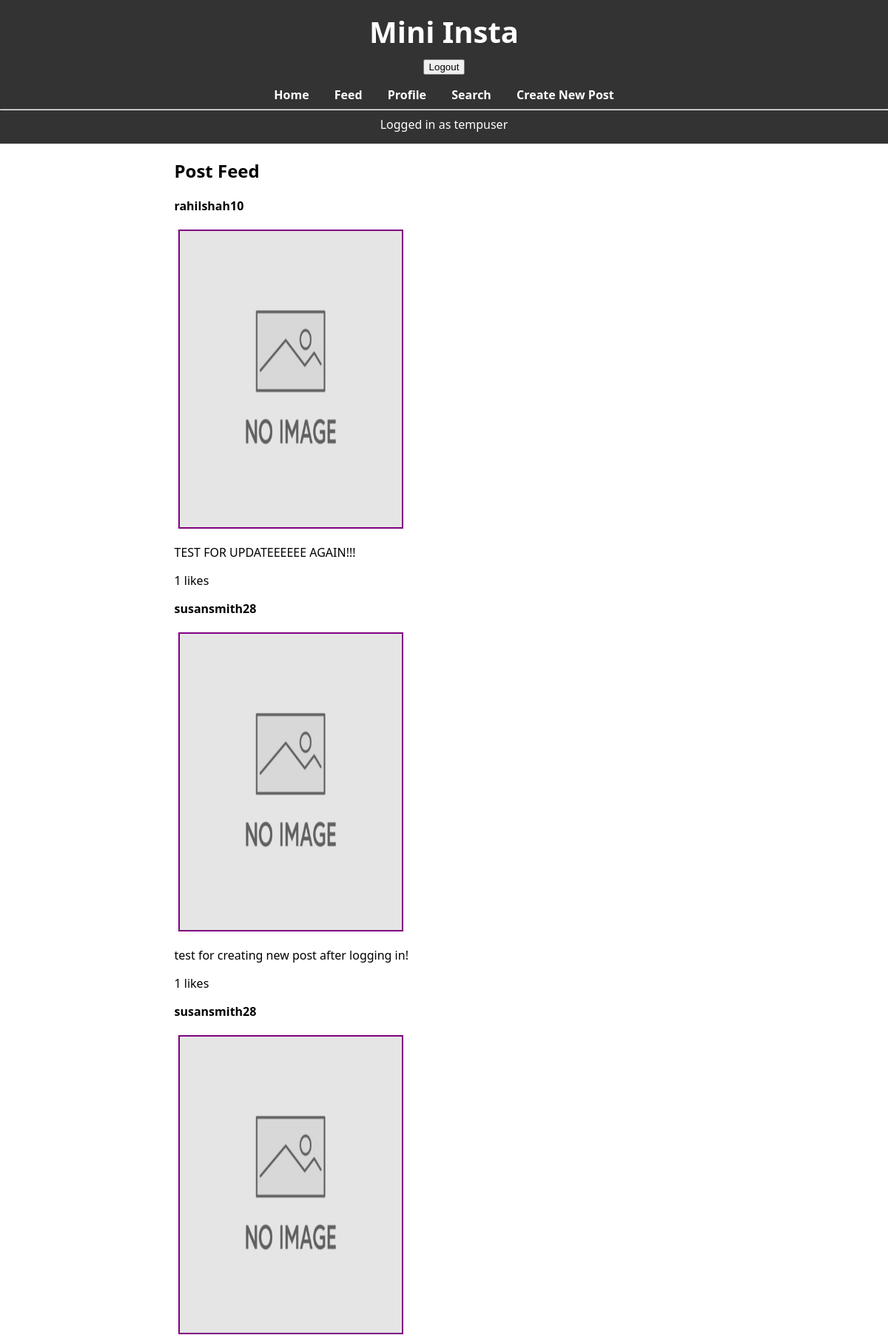
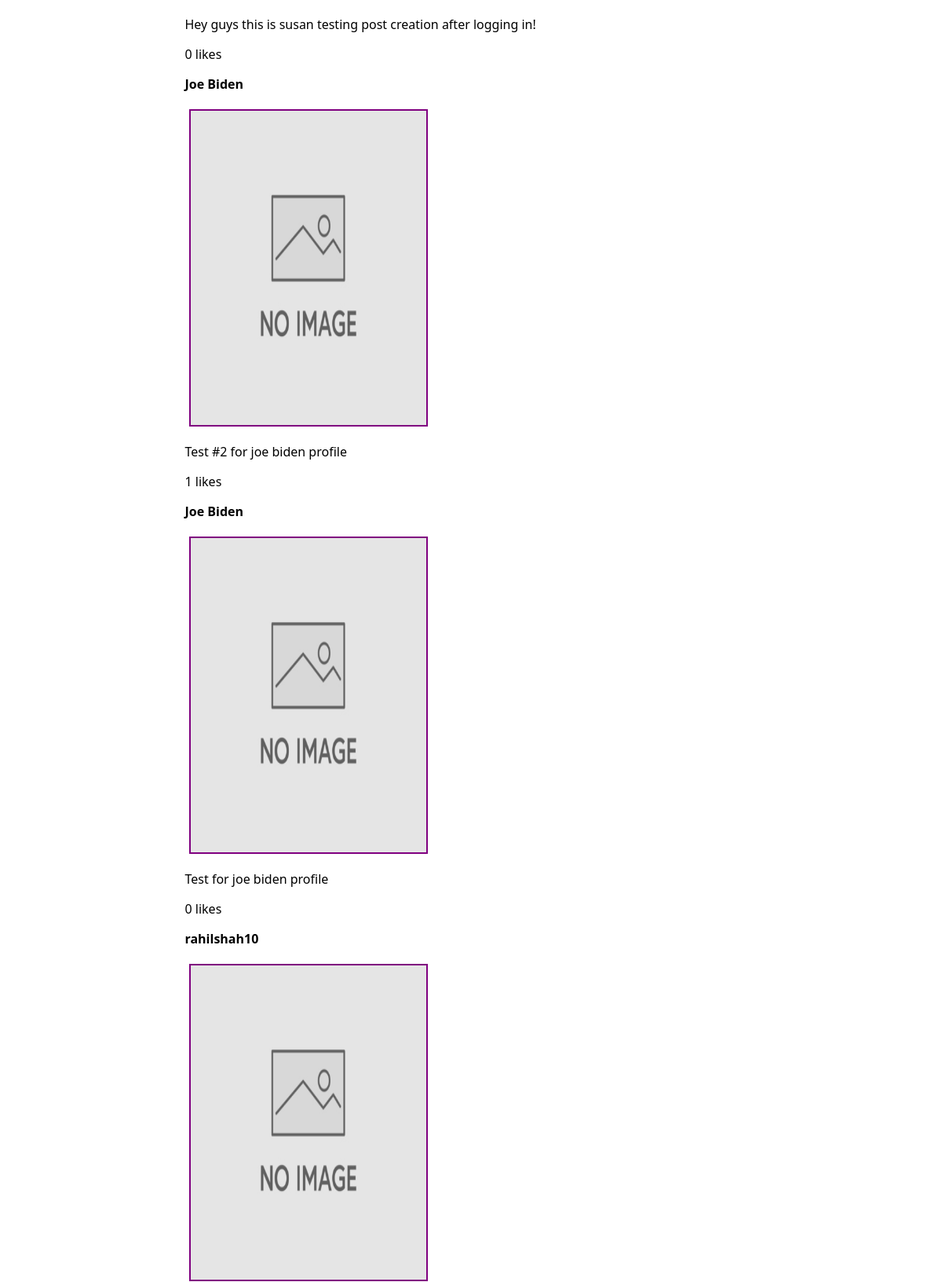
The page /mini_insta/profile/feed (signed in, upper part) on the database its author committed (2 pictures, top to bottom).
### mini_insta/models.py (models this page shows, shortened)
class Post(models.Model):
    profile = models.ForeignKey(Profile, on_delete=models.CASCADE)
    caption = models.TextField(blank=True)
    timestamp = models.DateTimeField(auto_now=True)
    def get_all_photos(self):
        return Photo.objects.filter(post=self)
    def get_likes(self):
        return Like.objects.filter(post=self)
    def get_num_likes(self):
        return self.get_likes().count()

class Profile(models.Model):
    username = models.CharField(blank=True)
    display_name = models.CharField(blank=True)
    profile_image_url = models.URLField(null=True)
    bio_text = models.TextField(blank=True)
    join_date = models.DateField(auto_now=True)
    user = models.ForeignKey(User, on_delete=models.CASCADE)
    def get_following(self):
        following = Follow.objects.filter(follower_profile=self)
        return [follow.profile for follow in following]
    def get_post_feed(self):
        followed_profiles = self.get_following()
        posts = Post.objects.filter(profile__in=followed_profiles).order_by('-timestamp')
        return posts

### mini_insta/views.py (the view, shortened to what this page needs)
# urls.py: path('profile/feed', PostFeedListView.as_view(), name='show_feed'),
class PostFeedListView(MyLoginRequiredMixin, ListView):
    model = Post
    template_name = "mini_insta/show_feed.html"
    context_object_name = "posts"
    def get_queryset(self):
        profile = self.get_logged_in_profile()
        return profile.get_post_feed()

### mini_insta/models.py (called while the page is built)
    def get_image_url(self):
        if self.image_file:
            return self.image_file.url
        return self.image_url

### mini_insta/views.py (called while the page is built)
    def get_logged_in_profile(self):
        return Profile.objects.get(user=self.request.user)

    def get_context_data(self, **kwargs):
        context = super().get_context_data(**kwargs)
        context['profile'] = self.get_logged_in_profile()
        return context

### mini_insta/templates/mini_insta/show_feed.html
{% extends "mini_insta/base.html" %}
{% load static %}
{% block content %}
<div>
    <h2>Post Feed</h2>
    {% for post in posts %}
        <div>
            <p><strong>{{ post.profile.username }}</strong></p>
            {% with photos=post.get_all_photos %}
                {% if photos %}
                    <img src="{{ photos.0.get_image_url }}" alt="Post image" style="max-width:300px;">
                {% else %}
                    <img src="{% static 'no_image.jpeg' %}" alt="No image available" style="max-width:300px;">
                {% endif %}
            {% endwith %}
            <p>{{ post.caption }}</p>
            <p>{{ post.get_num_likes }} likes</p>
        </div>
    {% empty %}
        <p>No posts to show in your feed.</p>
    {% endfor %}
</div>
{% endblock %}

### mini_insta/templates/mini_insta/base.html (shortened to what this page needs)
{% load static %}
<html>
    <head>
        <link rel="stylesheet" href="{% static 'styles.css' %}">
    </head>
    <body>
        <header>
            <h1>Mini Insta</h1>
            <nav>
                {% if user.is_authenticated %}
                    <form method="POST" action="{% url 'logout' %}">
                        <button type="submit">Logout</button>
                    </form>
                    <a href="{% url 'show_all_profiles' %}">Home</a>
                    {% if user == profile.user %}
                        <a href="{% url 'show_feed' %}">Feed</a>
                        <a href="{% url 'show_profile' profile.pk %}">Profile</a>
                        <a href="{% url 'search' %}">Search</a>
                        <a href="{% url 'create_post' %}">Create New Post</a>
                    {% endif %}
                {% else %}
                    <a href="{% url 'show_all_profiles' %}">Home</a>
                    <a href="{% url 'login' %}">Login</a>
                    <a href="{% url 'create_profile' %}">Create Profile</a>
                {% endif %}
                <hr>
                {% if user.is_authenticated %}
                    Logged in as {{ request.user }}
                {% else %}
                    Not logged in
                {% endif %}
            </nav>
        </header>
        {% block content %}
        {% endblock %}
    </body>
</html>

### static/styles.css (style rules this page uses)
body { font-family: system-ui; margin: 0; background-color: white; display: flex; flex-direction: column; align-items: center; min-height: 100vh; }
header { width: 100%; background-color: #333; color: white; padding: 15px 0; text-align: center; }
header h1 { margin: 0; font-size: 40px; }
nav { margin-top: 10px; }
img { margin: 5px; width: 400px; height: 400px; align-items: center; border: 2px solid purple; }
nav a { color: white; margin: 0 15px; text-decoration: none; font-weight: bold; }

### rows shown on the page
Post: profile.username "rahilshah10", caption "TEST FOR UPDATEEEEEE AGAIN!!!", get_num_likes "1"
Post: profile.username "susansmith28", caption "test for creating new post after logging in!", get_num_likes "1"
Post: profile.username "susansmith28", caption "Hey guys this is susan testing post creation after logging in!", get_num_likes "0"
Post: profile.username "Joe Biden", caption "Test #2 for joe biden profile", get_num_likes "1"
Post: profile.username "Joe Biden", caption "Test for joe biden profile", get_num_likes "0"
Post: profile.username "rahilshah10"

### other values the page prints
{{ request.user }} "tempuser"
